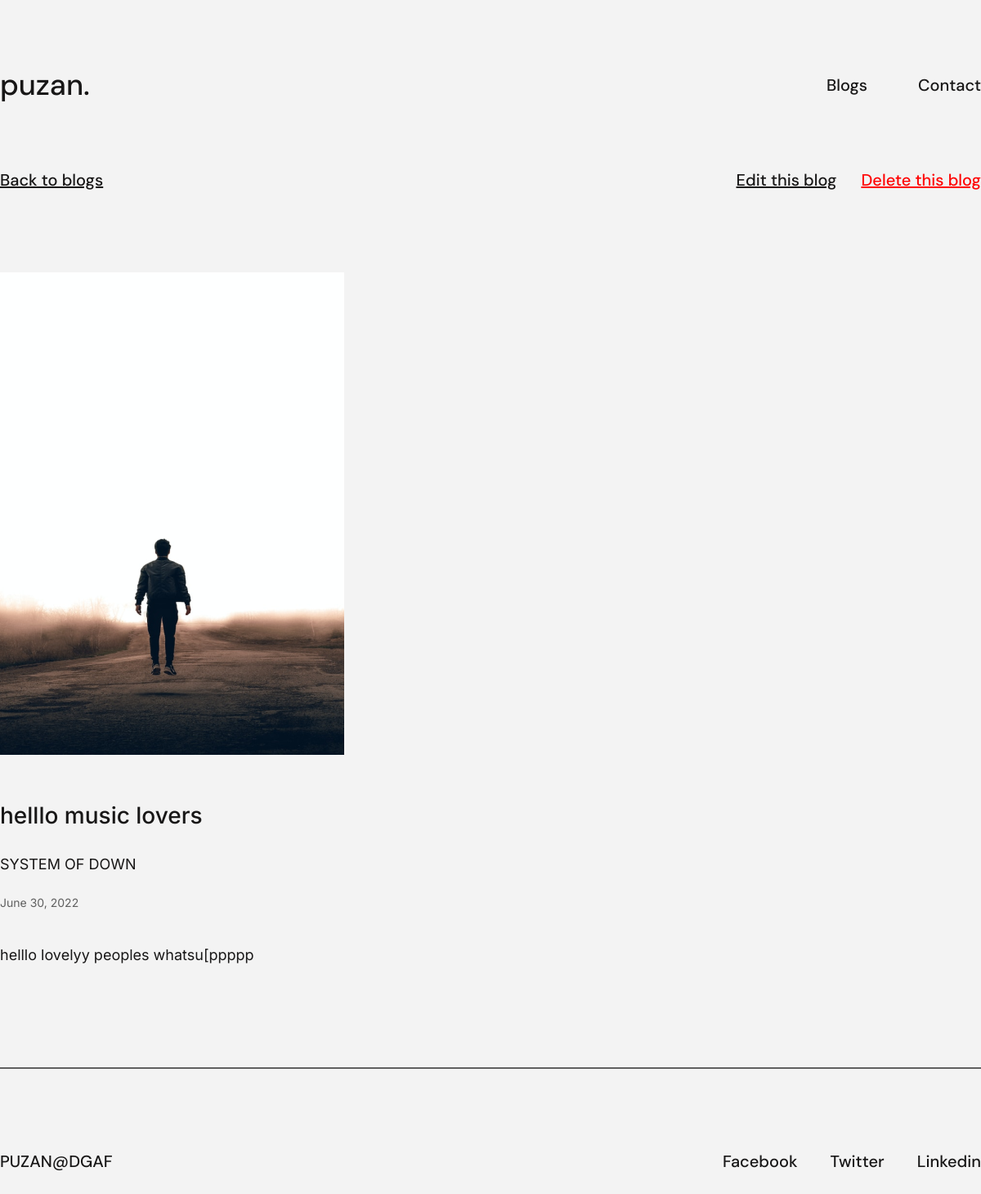
The app's page /blogdetail/6 with its own data.
### pages/models.py (models this page shows, shortened)
class blogs(models.Model):
    id=models.AutoField(primary_key=True)
    title=models.CharField(max_length=200)
    subtitle=models.TextField()
    date=models.DateField(auto_now_add=True)
    image = models.ImageField(upload_to='images/', default='images/wu.jpg')
    btntext=models.CharField(max_length=100)
    paragraph=models.TextField(default=False)

### pages/views.py (the view)
# urls.py: path("blogdetail/<int:id>",blogdetail,name='blogdetail'),
def blogdetail(request, id):
    blog=blogs.objects.get(id=id)
    context = {
                'blog': blog,
            }
    return render(request, 'blogs/blogdetail.html', context)

### templates/blogs/blogdetail.html
{% extends 'base.html' %}
{% block main %}
<section class="section-blogs">
  <div class="container">
  <div class="flex">
    <a href="{% url 'blog' %}" class="nav-link underline">Back to blogs</a>
    <div class="flex g-3">
      <a href="{% url 'blog_update' blog.id  %}" class="nav-link underline">Edit this blog</a>
    <a href="{% url 'blog_delete' blog.id  %}" class="nav-link underline color-red">Delete this blog</a>
    </div>
  </div>
  </div>
  <div class="container">
    <div class="blog-detail">
      <div class="blog-card blog-card-detail">
        <div class="blog-card-img">
        {% load static %}
          <img
            src="{{ blog.image.url }}"
            alt=""
            class="img-responsive"
          />
        </div>
        <div class="blog-card-text">
          <div class="blog-text-info">
            <h4 class="blog-title">{{blog.title}}</h4>
            <p class="blog-subtitle">
              {{blog.subtitle | upper}}
            </p>
            <span class="blog-date"> {{blog.date}} </span>
            <div class="blog-para">
              <p class="blog-paragraph">
                {{blog.paragraph | safe}}
              </p>
            </div>
          </div>
        </div>
      </div>
    </div>
  </div>
</section>
{% endblock %}

### static/css/style.css (style rules this page uses)
:root { --color-white: #fff; --color-black: #181717; --color-grey: #606060; --color-background: #F3F3F3; --font-primary: "DM Sans", sans-serif; --font-secondary: "Inter", sans-serif; }
* { margin: 0; padding: 0; box-sizing: border-box; }
html { font-size: 62.5%; }
body { background-color: var(--color-background); }
.container { max-width: 120rem; margin: 0 auto; }
.img-responsive { max-width: 100%; height: auto; }
.nav-link,.nav-logo { font-family: var(--font-primary); font-size: 2rem; font-weight: 500; color: var(--color-black); text-transform: none; text-decoration: none; }
.blog-card { display: flex; justify-content: space-between; gap: 10rem; padding-block: 10rem; border-bottom: 2.5px solid var(--color-grey); margin-bottom:5rem; }
.blog-card-text { display: flex; flex-direction: column; justify-content: space-between; flex: 1 0 50%; }
.blog-title { font-family: var(--font-secondary); font-size: 2.8rem; font-weight: 500; line-height: 1.6; color: var(--color-black); margin-bottom: 2.4rem; }
.blog-subtitle { font-family: var(--font-secondary); font-size: 1.8rem; font-weight: 400; line-height: 1.4; color: var(--color-black); margin-bottom: 2.4rem; }
.blog-date { font-family: var(--font-secondary); font-size: 1.4rem; font-weight: 400; line-height: 1.6; color: var(--color-grey); }
.blog-detail { margin-bottom: 10rem; }
.blog-card-detail { display: flex; flex-direction: column; gap: 5rem; }
.blog-para { margin-top: 4rem; }
.blog-paragraph { font-family: var(--font-secondary); font-size: 1.8rem; font-weight: 400; line-height: 1.4; color: var(--color-black); margin-bottom: 2.4rem; }
.underline { text-decoration: underline; }
.flex { display: flex; justify-content: space-between; align-items: center; }
.color-red { color: #ff0000; }
.g-3 { gap: 3rem; }

### records on screen
blogs: image (picture), title "helllo music lovers", subtitle "SYSTEM OF DOWN", date "June 30, 2022", paragraph "helllo lovelyy peoples whatsu[ppppp"
